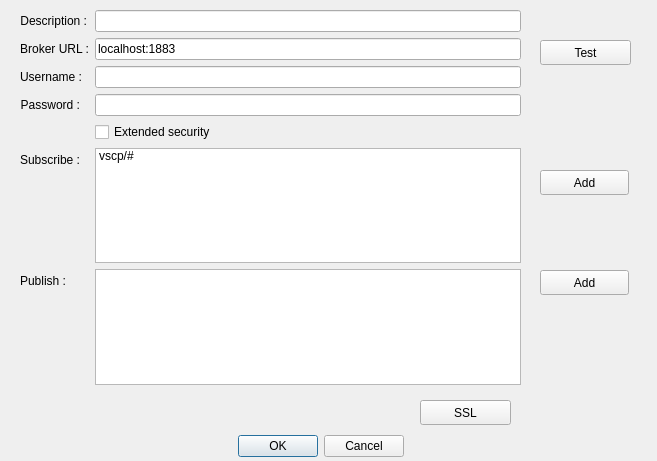
<?xml version="1.0" encoding="UTF-8"?>
<ui version="4.0">
 <class>CDlgConnSettingsRawMqtt</class>
 <widget class="QDialog" name="CDlgConnSettingsRawMqtt">
  <property name="geometry">
   <rect>
    <x>0</x>
    <y>0</y>
    <width>657</width>
    <height>461</height>
   </rect>
  </property>
  <property name="baseSize">
   <size>
    <width>0</width>
    <height>0</height>
   </size>
  </property>
  <property name="windowTitle">
   <string>Raw MQTT Connection</string>
  </property>
  <widget class="QDialogButtonBox" name="buttonBox">
   <property name="geometry">
    <rect>
     <x>0</x>
     <y>430</y>
     <width>641</width>
     <height>32</height>
    </rect>
   </property>
   <property name="orientation">
    <enum>Qt::Horizontal</enum>
   </property>
   <property name="standardButtons">
    <set>QDialogButtonBox::Cancel|QDialogButtonBox::Ok</set>
   </property>
   <property name="centerButtons">
    <bool>true</bool>
   </property>
  </widget>
  <widget class="QWidget" name="formLayoutWidget">
   <property name="geometry">
    <rect>
     <x>20</x>
     <y>10</y>
     <width>501</width>
     <height>375</height>
    </rect>
   </property>
   <layout class="QFormLayout" name="formLayout">
    <item row="0" column="0">
     <widget class="QLabel" name="label">
      <property name="text">
       <string>Description :</string>
      </property>
      <property name="alignment">
       <set>Qt::AlignRight|Qt::AlignTrailing|Qt::AlignVCenter</set>
      </property>
     </widget>
    </item>
    <item row="0" column="1">
     <widget class="QLineEdit" name="m_description">
      <property name="text">
       <string/>
      </property>
     </widget>
    </item>
    <item row="1" column="0">
     <widget class="QLabel" name="label_2">
      <property name="text">
       <string>Broker URL :</string>
      </property>
      <property name="alignment">
       <set>Qt::AlignRight|Qt::AlignTrailing|Qt::AlignVCenter</set>
      </property>
     </widget>
    </item>
    <item row="1" column="1">
     <widget class="QLineEdit" name="m_broker">
      <property name="text">
       <string>localhost:1883</string>
      </property>
     </widget>
    </item>
    <item row="2" column="0">
     <widget class="QLabel" name="label_3">
      <property name="text">
       <string>Username :</string>
      </property>
      <property name="alignment">
       <set>Qt::AlignRight|Qt::AlignTrailing|Qt::AlignVCenter</set>
      </property>
     </widget>
    </item>
    <item row="2" column="1">
     <widget class="QLineEdit" name="m_user"/>
    </item>
    <item row="3" column="0">
     <widget class="QLabel" name="label_4">
      <property name="text">
       <string>Password :</string>
      </property>
      <property name="alignment">
       <set>Qt::AlignRight|Qt::AlignTrailing|Qt::AlignVCenter</set>
      </property>
     </widget>
    </item>
    <item row="3" column="1">
     <widget class="QLineEdit" name="m_password"/>
    </item>
    <item row="4" column="1">
     <widget class="QCheckBox" name="bExtendedSecurity">
      <property name="text">
       <string>Extended security</string>
      </property>
     </widget>
    </item>
    <item row="5" column="0">
     <widget class="QLabel" name="label_5">
      <property name="text">
       <string>Subscribe :</string>
      </property>
      <property name="alignment">
       <set>Qt::AlignRight|Qt::AlignTrailing|Qt::AlignVCenter</set>
      </property>
     </widget>
    </item>
    <item row="5" column="1">
     <widget class="QListWidget" name="listWidget">
      <item>
       <property name="text">
        <string>vscp/#</string>
       </property>
      </item>
     </widget>
    </item>
    <item row="6" column="0">
     <widget class="QLabel" name="label_6">
      <property name="text">
       <string>Publish :</string>
      </property>
      <property name="alignment">
       <set>Qt::AlignRight|Qt::AlignTrailing|Qt::AlignVCenter</set>
      </property>
     </widget>
    </item>
    <item row="6" column="1">
     <widget class="QListWidget" name="btnAddPublish"/>
    </item>
   </layout>
  </widget>
  <widget class="QPushButton" name="btnTest">
   <property name="geometry">
    <rect>
     <x>540</x>
     <y>40</y>
     <width>91</width>
     <height>25</height>
    </rect>
   </property>
   <property name="text">
    <string>Test</string>
   </property>
  </widget>
  <widget class="QPushButton" name="btnSSL">
   <property name="geometry">
    <rect>
     <x>420</x>
     <y>400</y>
     <width>91</width>
     <height>25</height>
    </rect>
   </property>
   <property name="text">
    <string>SSL</string>
   </property>
  </widget>
  <widget class="QPushButton" name="btnAdddPublish">
   <property name="geometry">
    <rect>
     <x>540</x>
     <y>270</y>
     <width>89</width>
     <height>25</height>
    </rect>
   </property>
   <property name="text">
    <string>Add</string>
   </property>
  </widget>
  <widget class="QPushButton" name="btnAddSubscription">
   <property name="geometry">
    <rect>
     <x>540</x>
     <y>170</y>
     <width>89</width>
     <height>25</height>
    </rect>
   </property>
   <property name="text">
    <string>Add</string>
   </property>
  </widget>
 </widget>
 <resources/>
 <connections>
  <connection>
   <sender>buttonBox</sender>
   <signal>accepted()</signal>
   <receiver>CDlgConnSettingsRawMqtt</receiver>
   <slot>accept()</slot>
   <hints>
    <hint type="sourcelabel">
     <x>248</x>
     <y>254</y>
    </hint>
    <hint type="destinationlabel">
     <x>157</x>
     <y>274</y>
    </hint>
   </hints>
  </connection>
  <connection>
   <sender>buttonBox</sender>
   <signal>rejected()</signal>
   <receiver>CDlgConnSettingsRawMqtt</receiver>
   <slot>reject()</slot>
   <hints>
    <hint type="sourcelabel">
     <x>316</x>
     <y>260</y>
    </hint>
    <hint type="destinationlabel">
     <x>286</x>
     <y>274</y>
    </hint>
   </hints>
  </connection>
 </connections>
</ui>
